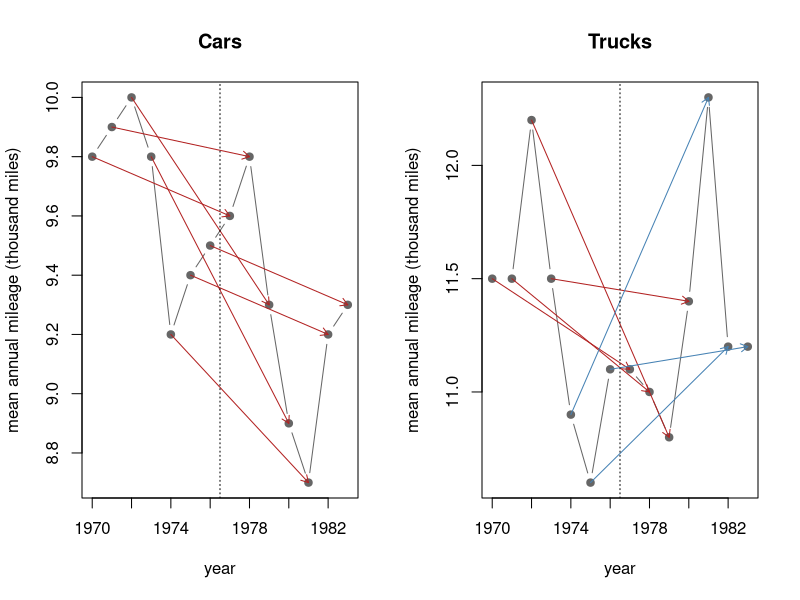

This chart was generated by the following R code:
# Cox-Stuart test for the annual mileages of cars and trucks, 1970-83.
years <- 1970:1983
cars <- c(9.8, 9.9, 10.0, 9.8, 9.2, 9.4, 9.5, 9.6, 9.8, 9.3, 8.9, 8.7, 9.2, 9.3)
trucks <- c(11.5, 11.5, 12.2, 11.5, 10.9, 10.6, 11.1, 11.1, 11.0, 10.8, 11.4, 12.3, 11.2, 11.2)

cox_stuart <- function(x) {
  n <- length(x)
  m <- n %/% 2
  first <- x[1:m]
  second <- x[(n - m + 1):n]          # drops the middle value when n is odd
  d <- second - first
  d <- d[d != 0]                       # ties carry no information
  binom.test(sum(d > 0), length(d))
}
print(cox_stuart(cars))                # 0 plus, 7 minus: p = 0.0156
print(cox_stuart(trucks))              # 3 plus, 4 minus: p = 1

op <- par(mfrow = c(1, 2))
for (s in list(list("Cars", cars), list("Trucks", trucks))) {
  x <- s[[2]]; m <- length(x) %/% 2
  plot(years, x, type = "b", pch = 19, col = "gray40",
       xlab = "year", ylab = "mean annual mileage (thousand miles)", main = s[[1]])
  d <- x[(m + 1):(2 * m)] - x[1:m]
  arrows(years[1:m], x[1:m], years[(m + 1):(2 * m)], x[(m + 1):(2 * m)],
         length = 0.08, col = ifelse(d > 0, "steelblue", "firebrick"))
  abline(v = years[m] + 0.5, lty = 3)
}
par(op)
